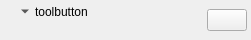
<?xml version="1.0" encoding="UTF-8"?>
<ui version="4.0">
 <class>statusWidgetClass</class>
 <widget class="QWidget" name="statusWidgetClass">
  <property name="geometry">
   <rect>
    <x>0</x>
    <y>0</y>
    <width>251</width>
    <height>40</height>
   </rect>
  </property>
  <property name="windowTitle">
   <string>Form</string>
  </property>
  <layout class="QHBoxLayout" name="horizontalLayout_3">
   <property name="spacing">
    <number>0</number>
   </property>
   <property name="leftMargin">
    <number>4</number>
   </property>
   <property name="topMargin">
    <number>0</number>
   </property>
   <property name="rightMargin">
    <number>4</number>
   </property>
   <property name="bottomMargin">
    <number>0</number>
   </property>
   <item>
    <widget class="QLabel" name="label">
     <property name="sizePolicy">
      <sizepolicy hsizetype="Minimum" vsizetype="Minimum">
       <horstretch>0</horstretch>
       <verstretch>0</verstretch>
      </sizepolicy>
     </property>
     <property name="text">
      <string/>
     </property>
     <property name="pixmap">
      <pixmap resource="resources.qrc">:/icons/resource/green.png</pixmap>
     </property>
    </widget>
   </item>
   <item>
    <layout class="QVBoxLayout" name="verticalLayout">
     <property name="spacing">
      <number>0</number>
     </property>
     <property name="leftMargin">
      <number>3</number>
     </property>
     <item>
      <layout class="QHBoxLayout" name="horizontalLayout_2">
       <property name="spacing">
        <number>0</number>
       </property>
       <item>
        <widget class="statusToolButton" name="toolButton_userName">
         <property name="text">
          <string>toolbutton</string>
         </property>
         <property name="popupMode">
          <enum>QToolButton::InstantPopup</enum>
         </property>
         <property name="toolButtonStyle">
          <enum>Qt::ToolButtonTextBesideIcon</enum>
         </property>
         <property name="autoRaise">
          <bool>true</bool>
         </property>
         <property name="arrowType">
          <enum>Qt::DownArrow</enum>
         </property>
        </widget>
       </item>
       <item>
        <spacer name="horizontalSpacer">
         <property name="orientation">
          <enum>Qt::Horizontal</enum>
         </property>
         <property name="sizeHint" stdset="0">
          <size>
           <width>40</width>
           <height>10</height>
          </size>
         </property>
        </spacer>
       </item>
      </layout>
     </item>
     <item>
      <layout class="QHBoxLayout" name="horizontalLayout">
       <property name="spacing">
        <number>0</number>
       </property>
       <item>
        <widget class="statusTextWidget" name="statusTextWidgetObject" native="true">
         <property name="sizePolicy">
          <sizepolicy hsizetype="Fixed" vsizetype="Fixed">
           <horstretch>0</horstretch>
           <verstretch>0</verstretch>
          </sizepolicy>
         </property>
        </widget>
       </item>
       <item>
        <spacer name="horizontalSpacer_2">
         <property name="orientation">
          <enum>Qt::Horizontal</enum>
         </property>
         <property name="sizeHint" stdset="0">
          <size>
           <width>40</width>
           <height>10</height>
          </size>
         </property>
        </spacer>
       </item>
      </layout>
     </item>
    </layout>
   </item>
   <item>
    <widget class="statusAvatarWidget" name="pushButton_avatar">
     <property name="text">
      <string/>
     </property>
     <property name="icon">
      <iconset resource="resources.qrc">
       <normaloff>:/icons/resource/avatar.png</normaloff>:/icons/resource/avatar.png</iconset>
     </property>
     <property name="iconSize">
      <size>
       <width>32</width>
       <height>32</height>
      </size>
     </property>
    </widget>
   </item>
  </layout>
  <action name="actionBusy">
   <property name="icon">
    <iconset resource="resources.qrc">
     <normaloff>:/icons/resource/red.png</normaloff>:/icons/resource/red.png</iconset>
   </property>
   <property name="text">
    <string>忙碌</string>
   </property>
   <property name="toolTip">
    <string>忙碌</string>
   </property>
  </action>
  <action name="actionAvailable">
   <property name="icon">
    <iconset resource="resources.qrc">
     <normaloff>:/icons/resource/green.png</normaloff>:/icons/resource/green.png</iconset>
   </property>
   <property name="text">
    <string>在线</string>
   </property>
   <property name="toolTip">
    <string>在线</string>
   </property>
  </action>
  <action name="actionInvisible">
   <property name="icon">
    <iconset resource="resources.qrc">
     <normaloff>:/icons/resource/gray.png</normaloff>:/icons/resource/gray.png</iconset>
   </property>
   <property name="text">
    <string>在线</string>
   </property>
   <property name="toolTip">
    <string>在线</string>
   </property>
  </action>
  <action name="actionSign_out">
   <property name="icon">
    <iconset resource="resources.qrc">
     <normaloff>:/icons/resource/gray.png</normaloff>:/icons/resource/gray.png</iconset>
   </property>
   <property name="text">
    <string>注销</string>
   </property>
   <property name="toolTip">
    <string>注销</string>
   </property>
  </action>
  <action name="actionAway">
   <property name="icon">
    <iconset resource="resources.qrc">
     <normaloff>:/icons/resource/orange.png</normaloff>:/icons/resource/orange.png</iconset>
   </property>
   <property name="text">
    <string>离开</string>
   </property>
   <property name="toolTip">
    <string>离开</string>
   </property>
  </action>
 </widget>
 <customwidgets>
  <customwidget>
   <class>statusAvatarWidget</class>
   <extends>QPushButton</extends>
   <header>statusAvatarWidget.h</header>
  </customwidget>
  <customwidget>
   <class>statusTextWidget</class>
   <extends>QWidget</extends>
   <header>statusTextWidget.h</header>
   <container>1</container>
  </customwidget>
  <customwidget>
   <class>statusToolButton</class>
   <extends>QToolButton</extends>
   <header>statusToolButton.h</header>
  </customwidget>
 </customwidgets>
 <resources>
  <include location="resources.qrc"/>
 </resources>
 <connections/>
</ui>
